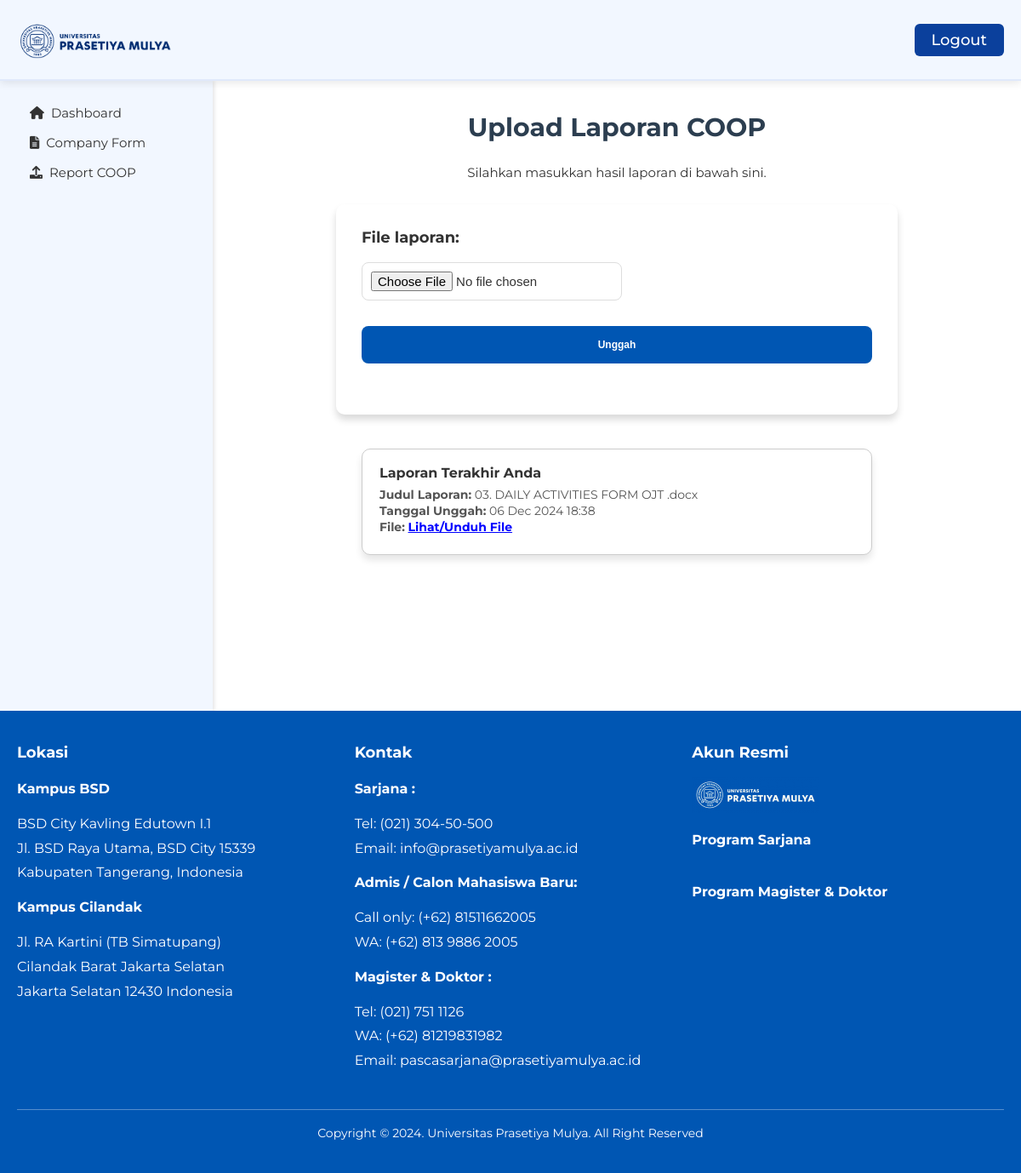
The page /mahasiswa/upload_laporan/ (signed in) on the database its author committed.
### mahasiswa_coop/models.py (models this page shows, shortened)
class LaporanCOOP(models.Model):
    mahasiswa = models.ForeignKey(
        MahasiswaProfile,
        on_delete=models.CASCADE,
        related_name='laporan_coop',
        null=True,  # Izinkan nilai NULL
        blank=True  # Izinkan kosong di form
    )
    file_laporan = models.FileField(upload_to='laporan_coop/', null=True, blank=True)
    tanggal_upload = models.DateTimeField(auto_now_add=True, null=True, blank=True)
    judul_laporan = models.CharField(max_length=255, null=True, blank=True)  # Menyimpan judul laporan

### mahasiswa_coop/views.py (the view)
# urls.py: path('upload_laporan/', views.upload_laporan, name='upload_laporan'),
@login_required
def upload_laporan(request):
    try:
        mahasiswa = MahasiswaProfile.objects.get(user=request.user)
        laporan_terakhir = LaporanCOOP.objects.filter(mahasiswa=mahasiswa).order_by('-tanggal_upload').first()
    except MahasiswaProfile.DoesNotExist:
        mahasiswa = None
        laporan_terakhir = None
    if request.method == 'POST':
        form = LaporanCOOPForm(request.POST, request.FILES)
        if form.is_valid():
            laporan = form.save(commit=False)
            if mahasiswa:
                laporan.mahasiswa = mahasiswa
                laporan.judul_laporan = laporan.file_laporan.name.split('/')[-1]
                laporan.save()
                messages.success(request, f"Laporan '{laporan.judul_laporan}' berhasil diunggah.")
                return redirect('upload_laporan')
            else:
                messages.error(request, 'Profil mahasiswa tidak ditemukan.')
        else:
            messages.error(request, 'Terjadi kesalahan. Pastikan semua data sudah diisi dengan benar.')
    else:
        form = LaporanCOOPForm()
    return render(request, 'mahasiswa_coop/upload_laporan.html', {
        'form': form,
        'laporan_terakhir': laporan_terakhir  # Mengirim laporan terakhir ke template
    })

### mahasiswa_coop/forms.py
class LaporanCOOPForm(forms.ModelForm):
    class Meta:
        model = LaporanCOOP
        fields = ['file_laporan']

### mahasiswa_coop/templates/mahasiswa_coop/upload_laporan.html (shortened to what this page needs)
{% extends 'base2.html' %}
{% load static %}
{% block extra_css %}
<link rel="stylesheet" href="{% static 'css/upload_laporan.css' %}">
{% endblock %}
{% block content %}
<div class="upload-container">
    <h1 class="upload-title">Upload Laporan COOP</h1>
    <p class="upload-description">Silahkan masukkan hasil laporan di bawah sini.</p>
    <form method="post" enctype="multipart/form-data" class="upload-form">
        <div class="form-group">
            {{ form.as_p }}
        </div>
        <button type="submit" class="upload-btn">Unggah</button>
    </form>
</div>
<div class="upload-container">
    {% if laporan_terakhir %}
    <div class="last-upload-card">
        <h6 class="last-upload-title">Laporan Terakhir Anda</h6>
        <p class="small-text"><strong>Judul Laporan:</strong> {{ laporan_terakhir.judul_laporan }}</p>
        <p class="small-text"><strong>Tanggal Unggah:</strong> {{ laporan_terakhir.tanggal_upload|date:"d M Y H:i" }}</p>
        <p class="small-text">
            <strong>File:</strong>
            <a href="{{ laporan_terakhir.file_laporan.url }}" target="_blank" class="download-link">Lihat/Unduh File</a>
        </p>
    </div>
    {% else %}
    <p class="no-laporan">Belum ada laporan yang diunggah.</p>
    {% endif %}
</div>
{% endblock %}

### static/css/index.css (style rules this page uses)
* { padding: 0; margin: 0; box-sizing: border-box; }
html { font-size: 62.5%; }
body { font-family: "Montserrat", sans-serif; line-height: 1; font-weight: 400; color: #555; }
.upload-btn { background-color: #ff4081; color: white; border: none; padding: 8px 16px; border-radius: 4px; cursor: pointer; font-size: 14px; text-align: center; }
.form-group { margin-bottom: 1.5rem; }
.form-group label { display: block; margin-bottom: 0.5rem; color: #333; font-size: 1.6rem; }

### static/css/upload_laporan.css (style rules this page uses)
body { font-family: 'Montserrat', sans-serif; background-color: #ffffff; margin: 0; padding: 0; color: #333; font-size: 18px; }
.upload-container { width: 100%; max-width: 600px; margin: 0 auto; }
.upload-form { margin: 0 auto; margin-bottom: 5px; padding: 20px; width: 100%; max-width: 600px; background: #fff; border-radius: 10px; box-shadow: 0 6px 8px rgba(0, 0, 0, 0.1); }
.upload-container .upload-title { color: #2c3e50; text-align: center !important; margin-bottom: 30px; font-size: 3rem; font-weight: bold; }
.upload-container .upload-description { text-align: center !important; font-size: 1.5rem; color: #333; margin-bottom: 30px; }
.upload-container .upload-form { max-width: 700px; margin: 0 auto; padding: 30px; background: #fff; border-radius: 10px; box-shadow: 0 6px 8px rgba(0, 0, 0, 0.15); }
.upload-container .upload-form .upload-btn { display: block; width: 100%; padding: 15px 25px; font-size: 1.2rem; background-color: #0056b3; color: #fff; border: none; border-radius: 8px; margin-bottom: 30px; font-weight: bold; cursor: pointer; transition: background-color 0.3s ease; }
.upload-container .upload-form input, .upload-container .upload-form textarea, .upload-container .upload-form select { width: 100%; padding: 15px; margin: 15px 0; border: 1px solid #ddd; border-radius: 8px; font-size: 1.2rem; }
.upload-container .upload-form .form-group input[type="file"] { padding: 10px; font-size: 1.5rem; }
.upload-container .upload-form .form-group { display: flex !important; align-items: center; gap: 10px; margin-bottom: 15px; }
.upload-container .upload-form .form-group label { font-size: 1.8rem; font-weight: bold; flex: 0 0 180px; text-align: left; }
.upload-form { margin-bottom: 30px; }
.upload-container { margin-top: 10px; width: 100%; max-width: 700px; margin: 0 auto; padding: 20px; box-sizing: border-box; text-align: center; }
.last-upload-card { margin: 20px auto; margin-top: 0px; padding: 20px; width: 100%; max-width: 600px; background: #fff; border-radius: 10px; border: 1px solid #ccc; box-shadow: 0 6px 8px rgba(0, 0, 0, 0.1); text-align: left; }
.last-upload-title { font-size: 16px; font-weight: bold; margin-bottom: 10px; }
.small-text { font-size: 14px; color: #555; margin: 5px 0; }
a.download-link { color: blue; text-decoration: underline; font-weight: bold; pointer-events: auto; }

### rows shown on the page
LaporanCOOP: judul_laporan "03. DAILY ACTIVITIES FORM OJT .docx", tanggal_upload "06 Dec 2024 18:38"
